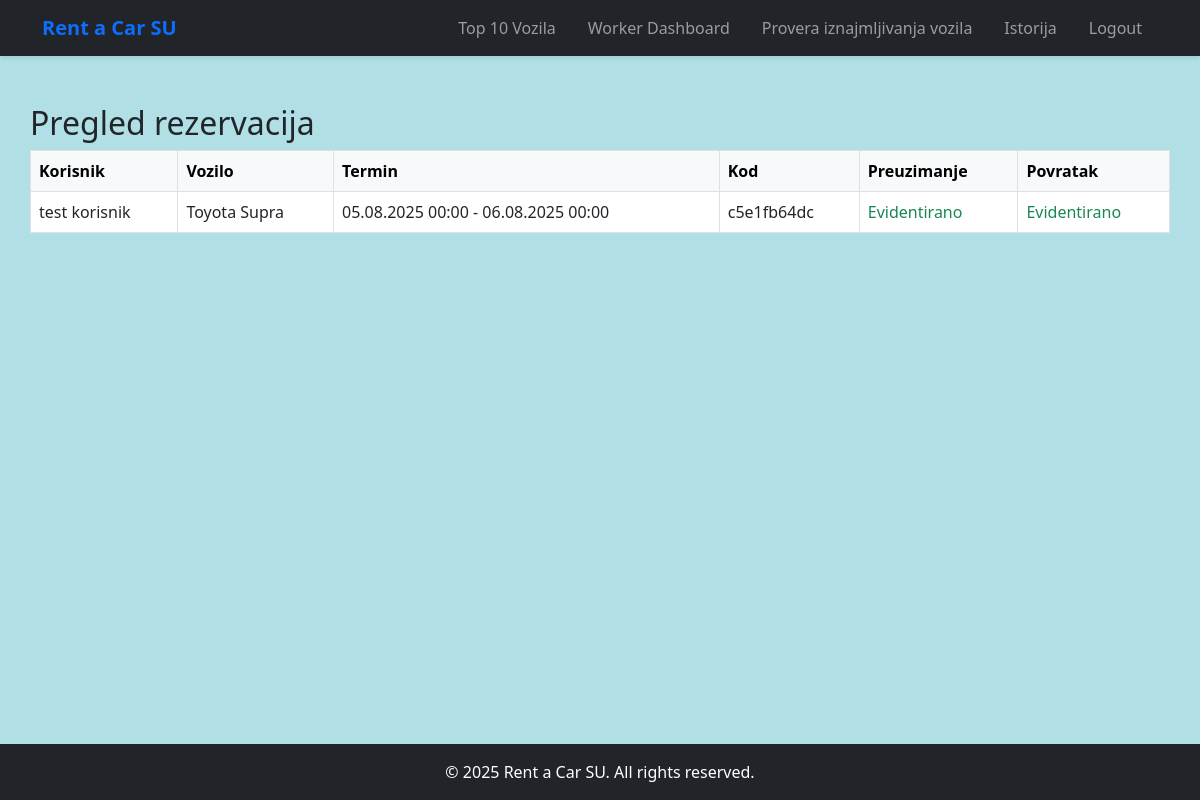
The page /worker_dashboard.php (signed in) on the database as committed earlier.
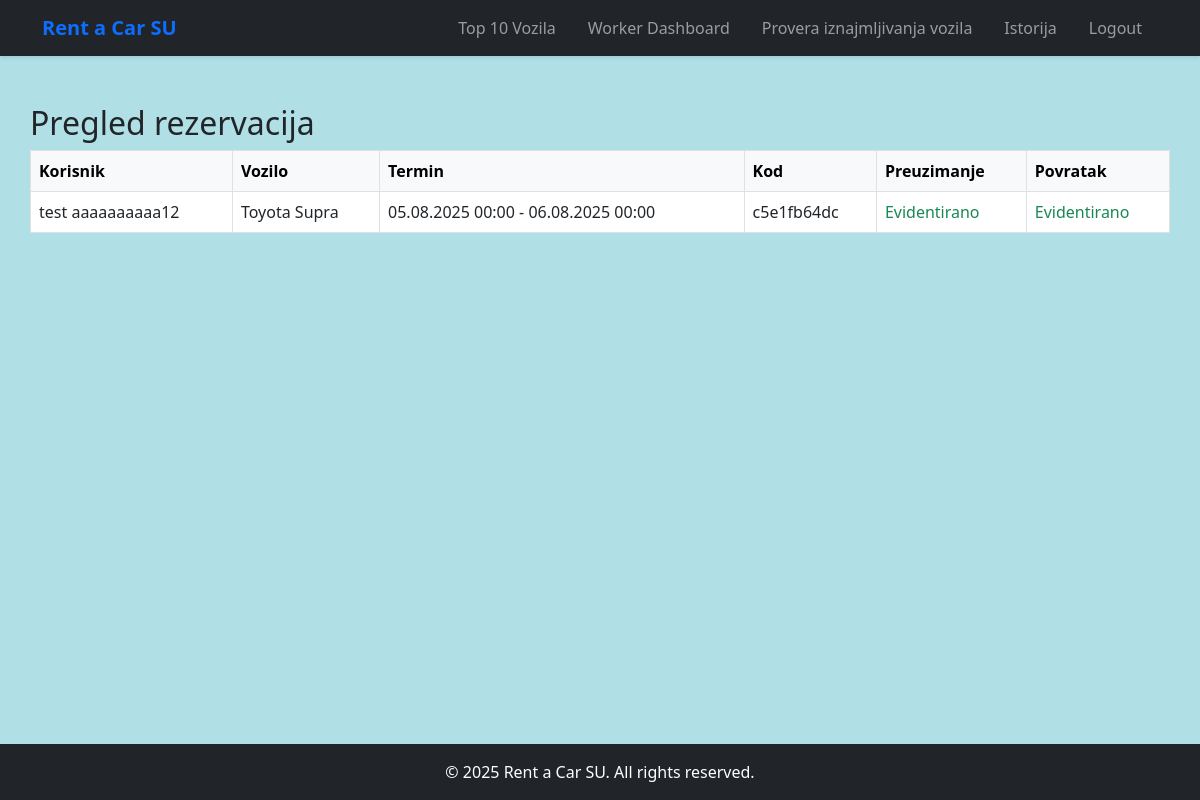
The same page on the database as committed later.
### tables this page shows
CREATE TABLE `reservations` (
  `id` int(11) NOT NULL,
  `user_id` int(11) DEFAULT NULL,
  `vehicle_id` int(11) DEFAULT NULL,
  `start_datetime` datetime DEFAULT NULL,
  `end_datetime` datetime DEFAULT NULL,
  `code` varchar(100) DEFAULT NULL,
  `is_cancelled` tinyint(1) DEFAULT 0
);

CREATE TABLE `users` (
  `id` int(11) NOT NULL,
  `email` varchar(100) NOT NULL,
  `password` varchar(255) NOT NULL,
  `first_name` varchar(50) DEFAULT NULL,
  `last_name` varchar(50) DEFAULT NULL,
  `phone` varchar(20) DEFAULT NULL,
  `id_number` varchar(20) DEFAULT NULL,
  `driver_license` varchar(50) NOT NULL,
  `license_number` varchar(20) DEFAULT NULL,
  `license_place` varchar(50) DEFAULT NULL,
  `role` enum('user','worker','admin') DEFAULT 'user',
  `is_active` tinyint(1) DEFAULT 0,
  `reset_token` varchar(100) DEFAULT NULL,
  `activation_token` varchar(100) DEFAULT NULL,
  `banned_until` datetime DEFAULT NULL,
  `ban_reason` varchar(255) DEFAULT NULL,
  `activation_code` varchar(255) NOT NULL,
  `reset_token_expiry` datetime DEFAULT NULL
);

CREATE TABLE `vehicles` (
  `id` int(11) NOT NULL,
  `name` varchar(100) DEFAULT NULL,
  `model` varchar(100) DEFAULT NULL,
  `year` int(11) DEFAULT NULL,
  `fuel_type` varchar(20) DEFAULT NULL,
  `seats` int(11) DEFAULT NULL,
  `image` varchar(255) DEFAULT NULL,
  `views` int(11) DEFAULT 0,
  `price_per_day` decimal(10,2) DEFAULT 0.00,
  `category_id` int(11) DEFAULT NULL,
  `popularity` int(11) DEFAULT 0,
  `gearbox` varchar(50) DEFAULT NULL,
  `is_available` tinyint(1) DEFAULT 1
);

### worker_dashboard.php (the view, shortened to what this page needs)
<?php
require_once 'includes/db_config.php';
include 'includes/header.php';
$reservations = $pdo->query("SELECT r.*, u.first_name, u.last_name, v.name, v.model
    FROM reservations r
    JOIN users u ON r.user_id = u.id
    JOIN vehicles v ON r.vehicle_id = v.id
    WHERE r.is_cancelled = 0 AND r.start_datetime >= NOW()
    ORDER BY r.start_datetime ASC")->fetchAll();
$logged_pickups = $pdo->query("SELECT reservation_id FROM worker_log WHERE type = 'pickup'")->fetchAll(PDO::FETCH_COLUMN);
$logged_returns = $pdo->query("SELECT reservation_id FROM worker_log WHERE type = 'return'")->fetchAll(PDO::FETCH_COLUMN);
?>
<section class="container py-5">
    <h2>Pregled rezervacija</h2>
    <?php if (count($reservations) > 0): ?>
        <div class="table-responsive">
            <table class="table table-bordered align-middle">
                <thead class="table-light">
                <tr>
                    <th>Korisnik</th>
                    <th>Vozilo</th>
                    <th>Termin</th>
                    <th>Kod</th>
                    <th>Preuzimanje</th>
                    <th>Povratak</th>
                </tr>
                </thead>
                <tbody>
                <?php foreach ($reservations as $r): ?>
                    <tr>
                        <td><?php echo htmlspecialchars($r['first_name'] . ' ' . $r['last_name']); ?></td>
                        <td><?php echo htmlspecialchars($r['name'] . ' ' . $r['model']); ?></td>
                        <td><?php echo date('d.m.Y H:i', strtotime($r['start_datetime'])) . ' - ' . date('d.m.Y H:i', strtotime($r['end_datetime'])); ?></td>
                        <td><?php echo htmlspecialchars($r['code']); ?></td>
                        <td>
                            <?php if (in_array($r['id'], $logged_pickups)): ?>
                                <span class="text-success">Evidentirano</span>
                            <?php else: ?>
                                <a href="?pickup=<?php echo $r['id']; ?>" class="btn btn-sm btn-outline-primary">Evidentiraj</a>
                            <?php endif; ?>
                        </td>
                        <td>
                            <?php if (in_array($r['id'], $logged_returns)): ?>
                                <span class="text-success">Evidentirano</span>
                            <?php endif; ?>
                        </td>
                    </tr>
                <?php endforeach; ?>
                </tbody>
            </table>
        </div>
    <?php else: ?>
        <p class="text-muted">Nema aktivnih rezervacija.</p>
    <?php endif; ?>
</section>
<?php include 'includes/footer.php'; ?>

Rows that differ between the two databases and show on the page:
changed through a linked row, reservations "c5e1fb64dc": user.last_name "test korisnik" → "test aaaaaaaaaa12"
